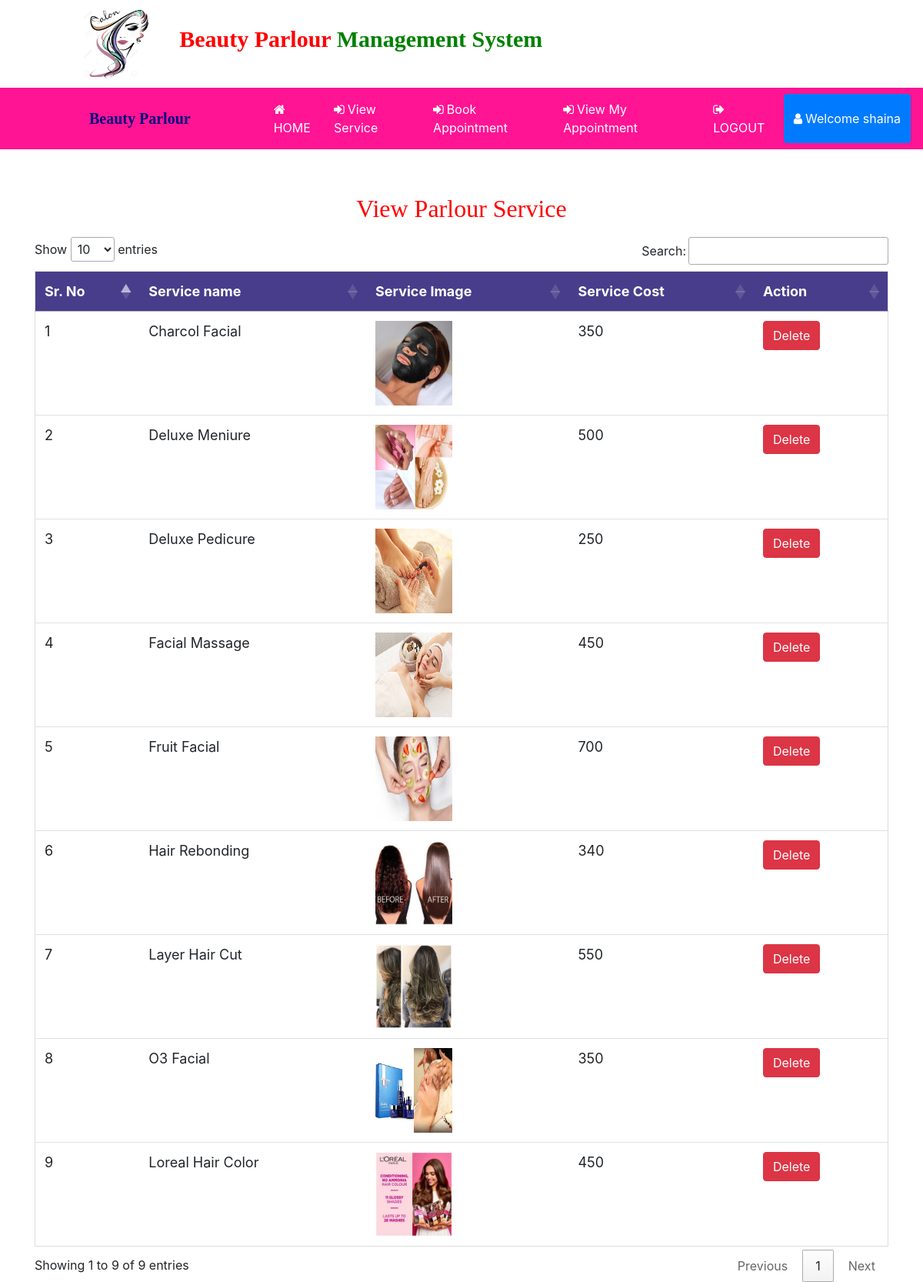
/view_service (signed in), run on the app's committed database.
### beauty/models.py (models this page shows, shortened)
class Servise(models.Model):
    name = models.CharField(max_length=100,null=True)
    cost = models.IntegerField(null=True)
    image = models.FileField(null=True)

### beauty/views.py (the view)
# urls.py: path('view_service',View_Service,name="view_service"),
def View_Service(request):
    if not request.user.is_authenticated:
        return redirect('login_admin')
    pro = Servise.objects.all()
    d = {'service':pro}
    return render(request,'view_service.html',d)

### beauty/templates/view_service.html (shortened to what this page needs)
{% extends 'navigation.html' %}
{% load static %}
{% block body %}
        <center><h2 style="color:red;margin-top:4%;font-family:'Monotype Corsiva';">View Parlour Service</h2></center>
<div  class="container">
    <table class="table table-hover" id="myTable">
  <thead>
  <tr>
    <th>Sr. No</th>
    <th>Service name</th>
    <th>Service Image</th>
      <th>Service Cost</th>
    <th>Action</th>
  </tr>
  </thead>
   <tbody>
    {% for i in service %}
  <tr>
    <td>{{forloop.counter}}</td>
    <td>{{i.name}}</td>
      <td><img src="{{i.image.url}}" style="width:100px;height:110px"></td>
      <td>{{i.cost}}</td>
    <td><a href="{% url 'delete_service' i.id %}"><button class="btn btn-danger" onclick="return confirm('Are you sure?')">Delete</button></a></td>
  </tr>
    {% endfor %}
    </tbody>
</table>
</div>
{% endblock %}

### beauty/templates/navigation.html (shortened to what this page needs)
<!DOCTYPE html>
<html lang="en">
<head>
  {% load static %}
  <link rel="stylesheet" href="https://maxcdn.bootstrapcdn.com/bootstrap/4.0.0/css/bootstrap.min.css"
>
  <link rel=stylesheet href="//cdn.datatables.net/1.10.19/css/jquery.dataTables.min.css">
</head>
<link rel="stylesheet" href="https://cdnjs.cloudflare.com/ajax/libs/font-awesome/4.7.0/css/font-awesome.min.css">
</head>
<body>
  <div class="container-fluid" style="padding:1%;margin-bottom:0%;background-color:white">
    <img src="{% static 'images/beauty3.jpg' %}" style="width:90px;height:90px;margin-right:10px;margin-left:8%"><span
      style="padding:20px;font-weight:bold;font-size:30px">
      <span style="color:red;font-family : 'Monotype Corsiva' ;">Beauty Parlour</span>
      <span style="color:green;font-family : 'Monotype Corsiva' ;">Management System</span></h4>
  </div>
  <nav class="navbar navbar-expand-sm" style="background-color:DeepPink">
    <a class="navbar-brand" href="#"
      style="color:navy;font-family:'Monotype Corsiva';font-weight:bold;margin-left:100px;margin-right:0">
      Beauty Parlour</a>
    <ul class="navbar-nav">
      {% if request.user.username %}
      {% if not request.user.is_staff %}
      <li class="nav-item">
        <a class="nav-link" href="{% url 'profile' %}" style="color:white;margin-left:100px">
          <i class="fa fa-home" style="margin-right:4px"></i>HOME</a>
      </li>
      <li class="nav-item">
        <a class="nav-link" href="{% url 'all_service' %}" style="color:white">
          <i class="fa fa-sign-in" style="margin-right:4px"></i>View Service</a>
      </li>
      <li class="nav-item">
        <a class="nav-link" href="{% url 'book_appointment' %}" style="color:white">
          <i class="fa fa-sign-in" style="margin-right:4px"></i>Book Appointment</a>
      </li>
      <li class="nav-item">
        <a class="nav-link" href="{% url 'view_appointment' %}" style="color:white">
          <i class="fa fa-sign-in" style="margin-right:4px"></i>View My Appointment</a>
      </li>
      {% endif %}
      {% endif %}
      {% if request.user.is_authenticated %}
      {% if not request.user.is_staff %}
      <li class="nav-item">
        <a class="nav-link" href="{% url 'logout' %}" style="color:white">
          <i class="fa fa-sign-out" style="margin-right:4px"></i>LOGOUT</a>
      </li>
      <div class="btn-group">
        <button type="button" class="btn btn-primary" data-toggle="dropdown" aria-haspopup="true" aria-expanded="false">
          <i class="fa fa-user" style="margin-right:4px"></i>Welcome {{request.user.first_name}}
        </button>
      </div>
      {% endif %}
      {% endif %}
    </ul>
  </nav>
  {% block body %}
  {% endblock %}
</body>
</html>

### beauty/templates/navigation.html (style rules this page uses)
* { box-sizing: border-box; }
#myTable { border-collapse: collapse; width: 100%; border: 1px solid #ddd; font-size: 18px; }
#myTable th { text-align: left; padding: 12px; background-color: Darkslateblue; color: white; }
#myTable td { text-align: left; padding: 12px; background-color: white; }
#myTable tr { border-bottom: 1px solid #ddd; }

### beauty/templates/view_service.html (style rules this page uses)
h2, h4 { padding:10Px; }

### data on the page
Servise: name "Charcol Facial", image (picture), cost "350"
Servise: name "Deluxe Meniure", image (picture), cost "500"
Servise: name "Deluxe Pedicure", image (picture), cost "250"
Servise: name "Facial Massage", image (picture), cost "450"
Servise: name "Fruit Facial", image (picture), cost "700"
Servise: name "Hair Rebonding", image (picture), cost "340"
Servise: name "Layer Hair Cut", image (picture), cost "550"
Servise: name "O3 Facial", image (picture), cost "350"
Servise: name "Loreal Hair Color", image (picture), cost "450"

### other printed values
{{ request.user.first_name }} "shaina"
